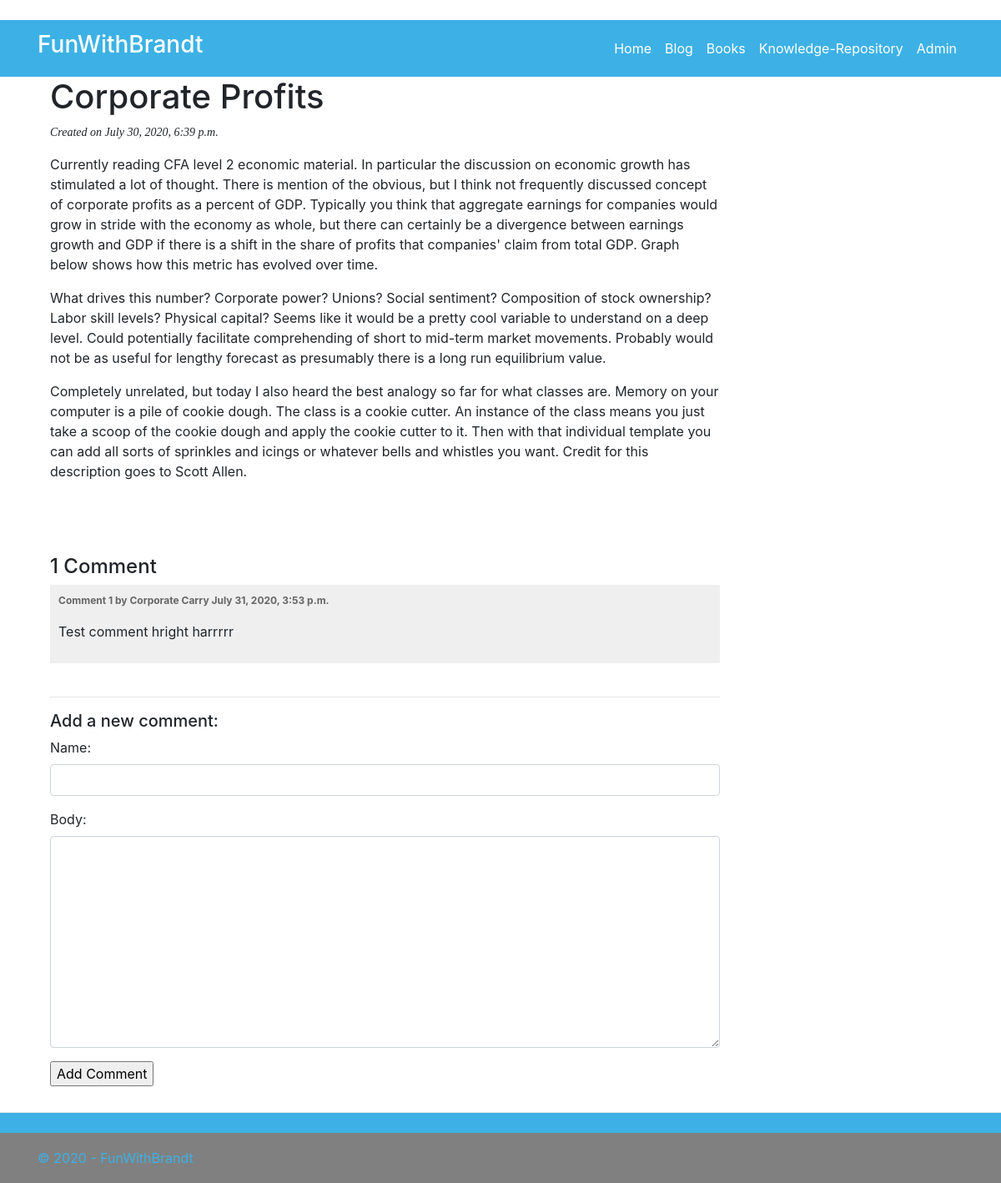
Screenshot of /blog/2020/7/30/corporate-profits/ with the database file from the repository.
### blog/models.py (models this page shows, shortened)
class PostBase(models.Model):
    post_title = models.CharField(max_length=300)
    slug = models.SlugField(max_length=300, unique_for_date='created') # I think this helps to make url strings
    post_body = models.TextField()
    created = models.DateTimeField(default=timezone.now)
    updated = models.DateField(auto_now=True)
    tags = TaggableManager()
    display = models.BooleanField(default=True)
    class Meta:
        ordering = ('-created',)

class Comment(models.Model):
    post = models.ForeignKey(PostBase, on_delete=models.CASCADE, related_name='comments')
    name = models.CharField(max_length=80)
    body = models.TextField()
    created = models.DateTimeField(auto_now_add=True)
    updated = models.DateTimeField(auto_now=True)
    active = models.BooleanField(default=True) # This field will allow admins to hide inappropriate comments
    class Meta:
        ordering = ('created',)

### blog/views.py (the view)
# urls.py: path('blog/<int:year>/<int:month>/<int:day>/<slug:post>/', views.post_detail, name='post_detail' ),
def post_detail(request, year, month, day, post):
    post = get_object_or_404(BlogPost, slug=post,
                                   created__year=year,
                                   created__month=month,
                                   created__day=day)
    comments = post.comments.filter(active=True)
    new_comment = None
    if request.method == 'POST':
        comment_form = CommentForm(data=request.POST)
        if comment_form.is_valid():
            new_comment = comment_form.save(commit=False)
            new_comment.post = post
            new_comment.save()
            new_comment = True
    else:
        comment_form = CommentForm()
    return render(request, 'blog/post/detail.html',
                 {'post': post,
                 'comments': comments,
                 'new_comment': new_comment,
                 'comment_form': comment_form})

### blog/forms.py
class CommentForm(forms.ModelForm):
    class Meta:
        model = Comment
        fields = ('name', 'body')
    def __init__(self, *args, **kwargs):
        super(CommentForm, self).__init__(*args, **kwargs)
        self.fields['name'].widget.attrs.update({'class' : 'form-control'})
        self.fields['body'].widget.attrs.update({'class' : 'form-control'})

### blog/templates/blog/post/detail.html (shortened to what this page needs)
﻿{% extends "blog/base.html" %}
{% block content %}
    <div class="col-md-9">
        <h1>{{ post.post_title}}</h1>
        <p class="date">
            Created on {{ post.created }}
        </p>
        <p>
            {{ post.post_body|linebreaks }}
        </p>
        <br /><br /><br />
        <div id="inputs">
            {% with comments.count as total_comments_count %}
                <h4>
                    {{ total_comments_count }} Comment{{total_comments_count|pluralize }}
                </h4>
            {% endwith %}
            {% for comment in comments %}
                <div class="comment">
                    <p class="info">
                        Comment {{ forloop.counter }} by {{ comment.name }} {{ comment.created }}
                    </p>
                    {{ comment.body|linebreaks }}
                </div>
            {% empty %}
                <p>There are no comments yet.</p>
            {% endfor %}
            <br /><hr />
            {% if new_comment %}
                <h5>Your comment has been added!</h5>
            {% else %}
                <h5>Add a new comment:</h5>
                <form method="post">
                    {{ comment_form.as_p }}
                    <input type="submit" value="Add Comment" />
                </form>
            {% endif %}
        </div>
    </div>
{% endblock %}

### blog/static/blog/css/blog.css (style rules this page uses)
p.date { font-family: georgia, serif; font-size: 14px; font-style: italic; }
html { font-size: 14px; }
@media (min-width: 768px) { html { font-size: 16px; } }
html { position: relative; min-height: 100%; }
body { margin-bottom: 84px; }
.comment { padding: 10px; }
.comment:nth-child(even) { background: #efefef; }
.comment .info { font-weight: bold; font-size: 12px; color: #666; }

### rows the page displays
PostBase: post_title "Corporate Profits", created "July 30, 2020, 6:39 p.m.", post_body "Currently reading CFA level 2 economic material. In particular the discussion on economic growth has stimulated a lot of thought. There is mention of the obvious, but I think not frequently discussed concept of corporate profits as a percent of GDP. Typically you think that aggregate earnings for companies would grow in stride with the economy as whole, but there can certainly be a divergence between earnings growth and GDP if there is a shift in the share of profits that companies' claim from total GDP. Graph below shows how this metric has evolved over time. What drives this number? Corporate power? Unions? Social sentiment? Composition of stock ownership? Labor skill levels? Physical…"
Comment: name "Corporate Carry", created "July 31, 2020, 3:53 p.m.", body "Test comment hright harrrrr"

### other values shown
{{ total_comments_count }} "1"
